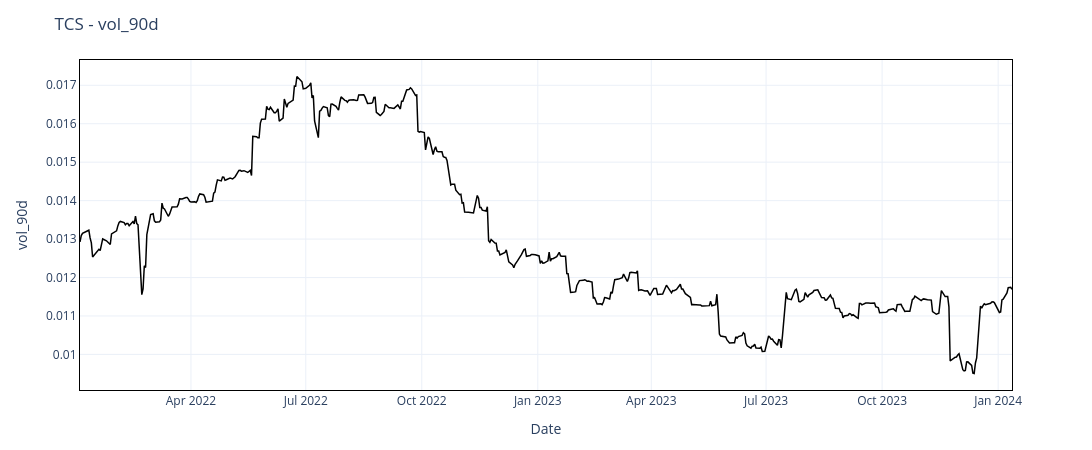

Source (notebook cell):
### Code cell
plot_feature(
    ticker="TCS", feature="vol_90d", start_date="2022-01-01", end_date="2024-01-13"
)

### Figure 1 — Plotly figure (JSON) as saved in the notebook; plotly's stock layout.template omitted (floating-point values rounded to 4 significant figures; data arrays with more than 128 entries replaced by an {"elided": "..."} marker saying what was removed)
{"data": [{"line": {"color": "black", "width": 1.5}, "mode": "lines", "name": "vol_90d", "type": "scatter", "x": {"elided": "504 str values"}, "y": {"elided": "504 float values"}}], "layout": {"height": 450, "hovermode": "x unified", "margin": {"b": 60, "l": 80, "r": 80, "t": 60}, "title": {"text": "TCS - vol_90d"}, "width": 1100, "xaxis": {"linecolor": "black", "mirror": true, "showline": true, "title": {"text": "Date"}}, "yaxis": {"linecolor": "black", "mirror": true, "showline": true, "title": {"text": "vol_90d"}}}}
